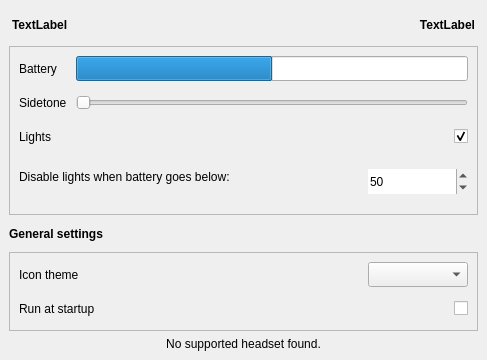
<?xml version="1.0" encoding="UTF-8"?>
<ui version="4.0">
 <class>MainWindow</class>
 <widget class="QMainWindow" name="MainWindow">
  <property name="geometry">
   <rect>
    <x>0</x>
    <y>0</y>
    <width>487</width>
    <height>344</height>
   </rect>
  </property>
  <property name="sizePolicy">
   <sizepolicy hsizetype="Minimum" vsizetype="Minimum">
    <horstretch>0</horstretch>
    <verstretch>0</verstretch>
   </sizepolicy>
  </property>
  <property name="windowTitle">
   <string>MainWindow</string>
  </property>
  <widget class="QWidget" name="centralwidget">
   <layout class="QGridLayout" name="gridLayout_2">
    <property name="leftMargin">
     <number>9</number>
    </property>
    <property name="topMargin">
     <number>9</number>
    </property>
    <property name="rightMargin">
     <number>9</number>
    </property>
    <property name="bottomMargin">
     <number>9</number>
    </property>
    <item row="0" column="0" colspan="2">
     <layout class="QGridLayout" name="gridLayout_3" columnstretch="10,0">
      <property name="leftMargin">
       <number>3</number>
      </property>
      <property name="topMargin">
       <number>3</number>
      </property>
      <property name="rightMargin">
       <number>3</number>
      </property>
      <property name="bottomMargin">
       <number>3</number>
      </property>
      <item row="0" column="1">
       <widget class="QLabel" name="statusLabel">
        <property name="sizePolicy">
         <sizepolicy hsizetype="Preferred" vsizetype="Fixed">
          <horstretch>0</horstretch>
          <verstretch>0</verstretch>
         </sizepolicy>
        </property>
        <property name="minimumSize">
         <size>
          <width>0</width>
          <height>25</height>
         </size>
        </property>
        <property name="font">
         <font>
          <bold>true</bold>
         </font>
        </property>
        <property name="layoutDirection">
         <enum>Qt::LayoutDirection::LeftToRight</enum>
        </property>
        <property name="text">
         <string>TextLabel</string>
        </property>
        <property name="alignment">
         <set>Qt::AlignmentFlag::AlignRight|Qt::AlignmentFlag::AlignTrailing|Qt::AlignmentFlag::AlignVCenter</set>
        </property>
       </widget>
      </item>
      <item row="0" column="0">
       <widget class="QLabel" name="deviceLabel">
        <property name="sizePolicy">
         <sizepolicy hsizetype="Preferred" vsizetype="Fixed">
          <horstretch>0</horstretch>
          <verstretch>0</verstretch>
         </sizepolicy>
        </property>
        <property name="minimumSize">
         <size>
          <width>0</width>
          <height>25</height>
         </size>
        </property>
        <property name="font">
         <font>
          <bold>true</bold>
         </font>
        </property>
        <property name="text">
         <string>TextLabel</string>
        </property>
        <property name="alignment">
         <set>Qt::AlignmentFlag::AlignLeading|Qt::AlignmentFlag::AlignLeft|Qt::AlignmentFlag::AlignVCenter</set>
        </property>
       </widget>
      </item>
     </layout>
    </item>
    <item row="6" column="0" colspan="2">
     <widget class="QLabel" name="notFoundLabel">
      <property name="sizePolicy">
       <sizepolicy hsizetype="Preferred" vsizetype="Fixed">
        <horstretch>0</horstretch>
        <verstretch>0</verstretch>
       </sizepolicy>
      </property>
      <property name="text">
       <string>No supported headset found.</string>
      </property>
      <property name="alignment">
       <set>Qt::AlignmentFlag::AlignCenter</set>
      </property>
     </widget>
    </item>
    <item row="2" column="0">
     <widget class="QLabel" name="settingsLabel">
      <property name="minimumSize">
       <size>
        <width>0</width>
        <height>25</height>
       </size>
      </property>
      <property name="font">
       <font>
        <bold>true</bold>
       </font>
      </property>
      <property name="text">
       <string>General settings</string>
      </property>
     </widget>
    </item>
    <item row="5" column="0" colspan="2">
     <widget class="QFrame" name="settingsFrame">
      <property name="frameShape">
       <enum>QFrame::Shape::StyledPanel</enum>
      </property>
      <property name="frameShadow">
       <enum>QFrame::Shadow::Sunken</enum>
      </property>
      <layout class="QGridLayout" name="gridLayout">
       <property name="leftMargin">
        <number>9</number>
       </property>
       <property name="topMargin">
        <number>9</number>
       </property>
       <property name="rightMargin">
        <number>9</number>
       </property>
       <property name="bottomMargin">
        <number>9</number>
       </property>
       <property name="spacing">
        <number>9</number>
       </property>
       <item row="0" column="1">
        <spacer name="horizontalSpacer_2">
         <property name="orientation">
          <enum>Qt::Orientation::Horizontal</enum>
         </property>
         <property name="sizeHint" stdset="0">
          <size>
           <width>40</width>
           <height>20</height>
          </size>
         </property>
        </spacer>
       </item>
       <item row="0" column="2">
        <widget class="QComboBox" name="themeComboBox">
         <property name="minimumSize">
          <size>
           <width>100</width>
           <height>25</height>
          </size>
         </property>
        </widget>
       </item>
       <item row="0" column="0">
        <widget class="QLabel" name="label">
         <property name="minimumSize">
          <size>
           <width>0</width>
           <height>25</height>
          </size>
         </property>
         <property name="text">
          <string>Icon theme</string>
         </property>
        </widget>
       </item>
       <item row="1" column="0">
        <widget class="QLabel" name="startupLabel">
         <property name="minimumSize">
          <size>
           <width>0</width>
           <height>25</height>
          </size>
         </property>
         <property name="text">
          <string>Run at startup</string>
         </property>
        </widget>
       </item>
       <item row="1" column="2">
        <widget class="QCheckBox" name="startupCheckbox">
         <property name="minimumSize">
          <size>
           <width>0</width>
           <height>25</height>
          </size>
         </property>
         <property name="layoutDirection">
          <enum>Qt::LayoutDirection::RightToLeft</enum>
         </property>
         <property name="text">
          <string/>
         </property>
        </widget>
       </item>
      </layout>
     </widget>
    </item>
    <item row="1" column="0" colspan="2">
     <widget class="QFrame" name="frame">
      <property name="frameShape">
       <enum>QFrame::Shape::StyledPanel</enum>
      </property>
      <property name="frameShadow">
       <enum>QFrame::Shadow::Sunken</enum>
      </property>
      <layout class="QGridLayout" name="gridLayout_5">
       <property name="leftMargin">
        <number>9</number>
       </property>
       <property name="topMargin">
        <number>9</number>
       </property>
       <property name="rightMargin">
        <number>9</number>
       </property>
       <property name="bottomMargin">
        <number>9</number>
       </property>
       <property name="spacing">
        <number>9</number>
       </property>
       <item row="2" column="2" rowspan="4">
        <widget class="QSpinBox" name="lightBatterySpinbox">
         <property name="minimumSize">
          <size>
           <width>100</width>
           <height>25</height>
          </size>
         </property>
         <property name="frame">
          <bool>false</bool>
         </property>
         <property name="maximum">
          <number>100</number>
         </property>
         <property name="value">
          <number>50</number>
         </property>
        </widget>
       </item>
       <item row="2" column="0" rowspan="3">
        <widget class="QLabel" name="lightBatteryLabel">
         <property name="minimumSize">
          <size>
           <width>0</width>
           <height>25</height>
          </size>
         </property>
         <property name="text">
          <string>Disable lights when battery goes below:</string>
         </property>
        </widget>
       </item>
       <item row="1" column="2">
        <widget class="QCheckBox" name="ledBox">
         <property name="minimumSize">
          <size>
           <width>0</width>
           <height>25</height>
          </size>
         </property>
         <property name="layoutDirection">
          <enum>Qt::LayoutDirection::RightToLeft</enum>
         </property>
         <property name="text">
          <string/>
         </property>
         <property name="checked">
          <bool>true</bool>
         </property>
         <property name="tristate">
          <bool>false</bool>
         </property>
        </widget>
       </item>
       <item row="1" column="0">
        <widget class="QLabel" name="ledLabel">
         <property name="minimumSize">
          <size>
           <width>0</width>
           <height>25</height>
          </size>
         </property>
         <property name="text">
          <string>Lights</string>
         </property>
        </widget>
       </item>
       <item row="0" column="0" colspan="3">
        <layout class="QGridLayout" name="gridLayout_7">
         <property name="spacing">
          <number>9</number>
         </property>
         <item row="0" column="0">
          <widget class="QLabel" name="batteryLabel">
           <property name="minimumSize">
            <size>
             <width>0</width>
             <height>25</height>
            </size>
           </property>
           <property name="text">
            <string>Battery</string>
           </property>
          </widget>
         </item>
         <item row="0" column="1">
          <widget class="QProgressBar" name="batteryBar">
           <property name="minimumSize">
            <size>
             <width>0</width>
             <height>25</height>
            </size>
           </property>
           <property name="value">
            <number>50</number>
           </property>
           <property name="textVisible">
            <bool>false</bool>
           </property>
          </widget>
         </item>
         <item row="1" column="0">
          <widget class="QLabel" name="sidetoneLabel">
           <property name="minimumSize">
            <size>
             <width>0</width>
             <height>25</height>
            </size>
           </property>
           <property name="text">
            <string>Sidetone</string>
           </property>
          </widget>
         </item>
         <item row="1" column="1">
          <widget class="QSlider" name="sidetoneSlider">
           <property name="minimumSize">
            <size>
             <width>0</width>
             <height>25</height>
            </size>
           </property>
           <property name="maximum">
            <number>128</number>
           </property>
           <property name="orientation">
            <enum>Qt::Orientation::Horizontal</enum>
           </property>
          </widget>
         </item>
        </layout>
       </item>
       <item row="2" column="1">
        <spacer name="horizontalSpacer">
         <property name="orientation">
          <enum>Qt::Orientation::Horizontal</enum>
         </property>
         <property name="sizeHint" stdset="0">
          <size>
           <width>40</width>
           <height>20</height>
          </size>
         </property>
        </spacer>
       </item>
      </layout>
     </widget>
    </item>
   </layout>
  </widget>
 </widget>
 <resources/>
 <connections/>
</ui>
